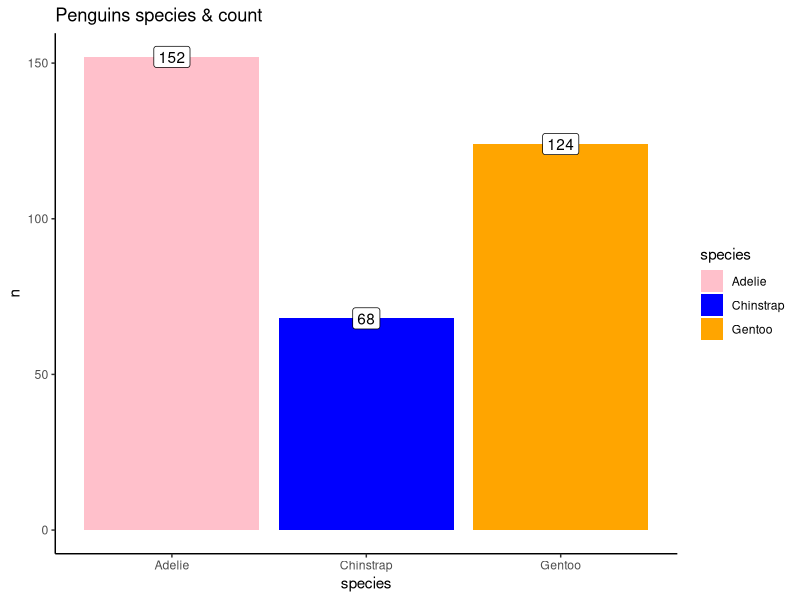
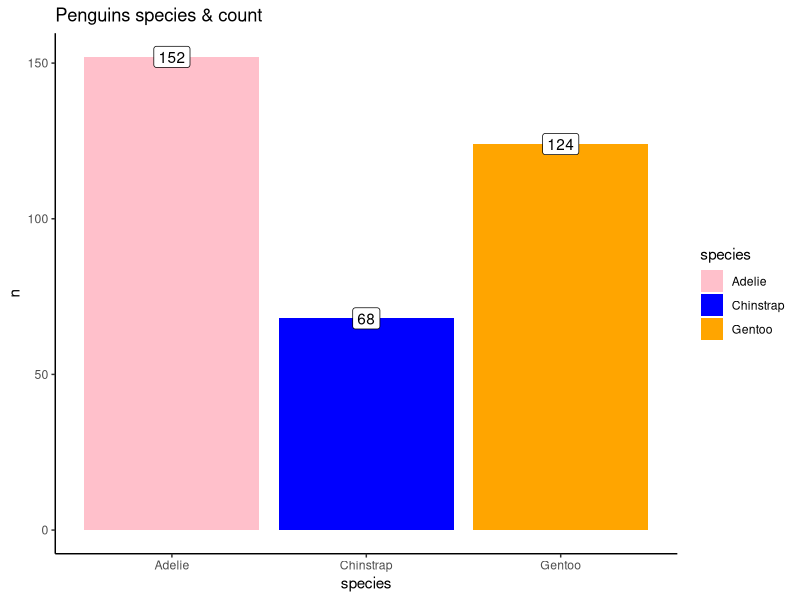

R code for these plots, in order:
##This code will run a penguin data.
##
##created by :Helia Tehrai
##created on :2/21/2023
####################################

##libraries--------------------
library(palmerpenguins)
library(tidyverse)
library(here)

###################################
##load data.
penguins %>%
  count(species) %>%
  ggplot() + geom_col(aes(x = species, y = n, fill = species)) +
  geom_label(aes(x = species, y = n, label = n)) +
  scale_fill_manual(values = c("pink","blue","orange")) +
  theme_classic() +
labs(title = 'Penguins species & count')

ggsave(here("week_3","Outputs","Penguins_homework.png"))

